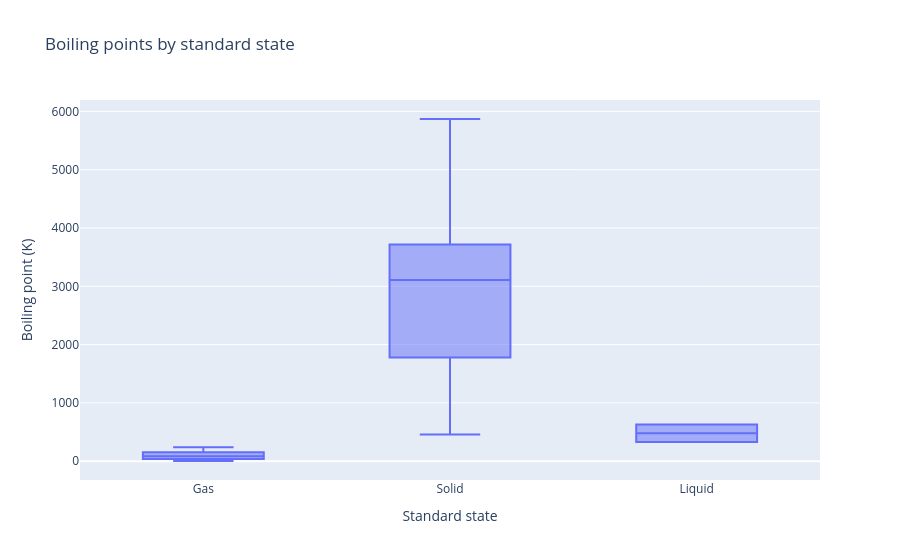

Notebook code for this chart:
### Code cell
fig = px.box(df, x="StandardState", y="BoilingPoint", title="Boiling points by standard state",
             labels={"StandardState": "Standard state", "BoilingPoint": "Boiling point (K)"})
fig.show()

### Figure 1 — Plotly figure (JSON) as saved in the notebook; plotly's stock layout.template omitted (floating-point values rounded to 4 significant figures)
{"data": [{"alignmentgroup": "True", "hovertemplate": "Standard state=%{x}<br>Boiling point (K)=%{y}<extra></extra>", "legendgroup": "", "marker": {"color": "#636efa"}, "name": "", "notched": false, "offsetgroup": "", "orientation": "v", "showlegend": false, "type": "box", "x": ["Gas", "Gas", "Solid", "Solid", "Solid", "Solid", "Gas", "Gas", "Gas", "Gas", "Solid", "Solid", "Solid", "Solid", "Solid", "Solid", "Gas", "Gas", "Solid", "Solid", "Solid", "Solid", "Solid", "Solid", "Solid", "Solid", "Solid", "Solid", "Solid", "Solid", "Solid", "Solid", "Solid", "Solid", "Liquid", "Gas", "Solid", "Solid", "Solid", "Solid", "Solid", "Solid", "Solid", "Solid", "Solid", "Solid", "Solid", "Solid", "Solid", "Solid", "Solid", "Solid", "Solid", "Gas", "Solid", "Solid", "Solid", "Solid", "Solid", "Solid", "Solid", "Solid", "Solid", "Solid", "Solid", "Solid", "Solid", "Solid", "Solid", "Solid", "Solid", "Solid", "Solid", "Solid", "Solid", "Solid", "Solid", "Solid", "Solid", "Liquid", "Solid", "Solid", "Solid", "Solid", "Solid", "Gas", "Solid", "Solid", "Solid", "Solid", "Solid", "Solid", "Solid", "Solid", "Solid", "Solid", "Solid", "Solid", "Solid", "Solid", "Solid", "Solid", "Solid", "Solid", "Solid", "Solid", "Solid", "Solid", "Solid", "Expected to be a Solid", "Expected to be a Solid", "Expected to be a Solid", "Expected to be a Solid", "Expected to be a Solid", "Expected to be a Solid", "Expected to be a Solid", "Expected to be a Solid", "Expected to be a Gas"], "x0": " ", "xaxis": "x", "y": [20.28, 4.22, 1615.0, 2744.0, 4273.0, 4098.0, 77.36, 90.2, 85.03, 27.07, 1156.0, 1363.0, 2792.0, 3538.0, 553.6, 717.8, 239.1, 87.3, 1032.0, 1757.0, 3109.0, 3560.0, 3680.0, 2944.0, 2334.0, 3134.0, 3200.0, 3186.0, 2835.0, 1180.0, 2477.0, 3106.0, 887.0, 958.0, 331.9, 119.9, 961.0, 1655.0, 3618.0, 4682.0, 5017.0, 4912.0, 4538.0, 4423.0, 3968.0, 3236.0, 2435.0, 1040.0, 2345.0, 2875.0, 1860.0, 1261.0, 457.6, 165.0, 944.0, 2170.0, 3737.0, 3697.0, 3793.0, 3347.0, 3273.0, 2067.0, 1802.0, 3546.0, 3503.0, 2840.0, 2973.0, 3141.0, 2223.0, 1469.0, 3675.0, 4876.0, 5731.0, 5828.0, 5869.0, 5285.0, 4701.0, 4098.0, 3129.0, 629.9, 1746.0, 2022.0, 1837.0, 1235.0, NaN, 211.4, NaN, 1413.0, 3471.0, 5061.0, NaN, 4404.0, 4175.0, 3501.0, 2284.0, 3400.0, NaN, NaN, NaN, NaN, NaN, NaN, NaN, NaN, NaN, NaN, NaN, NaN, NaN, NaN, NaN, NaN, NaN, NaN, NaN, NaN, NaN, NaN], "y0": " ", "yaxis": "y"}], "layout": {"boxmode": "group", "legend": {"tracegroupgap": 0}, "title": {"text": "Boiling points by standard state"}, "xaxis": {"anchor": "y", "domain": [0.0, 1.0], "title": {"text": "Standard state"}}, "yaxis": {"anchor": "x", "domain": [0.0, 1.0], "title": {"text": "Boiling point (K)"}}}}
